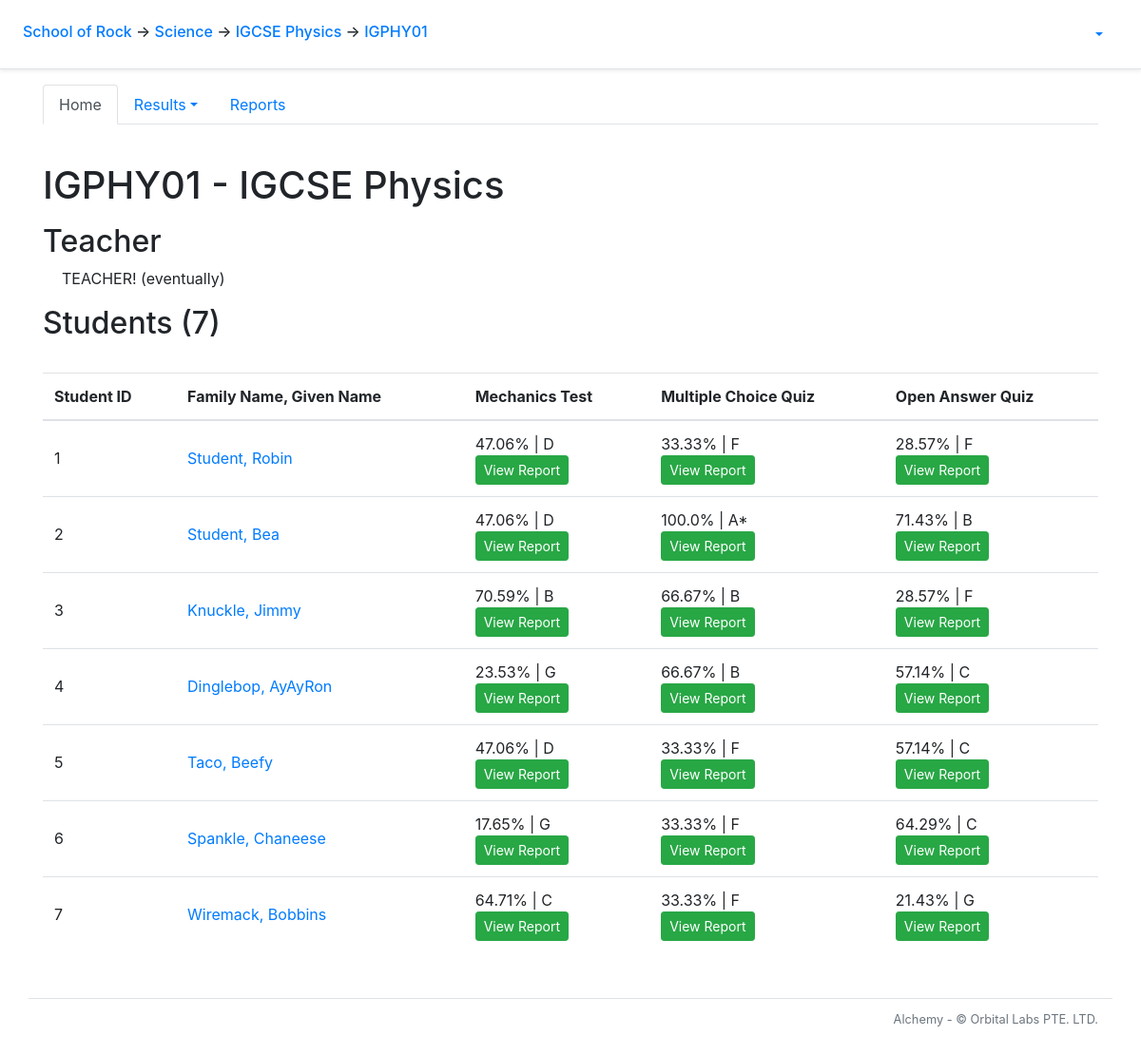
Page /course/1/clazz/1/ on the committed database.
### alchemy/models.py (models this page shows, shortened)
class School(db.Model):
    __tablename__ = 'school'
    id = db.Column(db.Integer, primary_key=True)
    name = db.Column(db.String(50))
    departments = db.relationship('Department', backref='school')
    snapshots = db.relationship('Snapshot', backref='school')

class Department(db.Model):
    __tablename__ = 'department'
    id = db.Column(db.Integer, primary_key=True)
    name = db.Column(db.String(50))
    school_id = db.Column(db.Integer, db.ForeignKey('school.id'))
    courses = db.relationship('Course', backref='department')

class Course(db.Model):
    __tablename__ = 'course'
    id = db.Column(db.Integer, primary_key=True)
    name = db.Column(db.String(20), nullable=False)
    department_id = db.Column(db.Integer, db.ForeignKey('department.id'))
    questions = db.relationship('Question', backref = 'q_course')
    tags = db.relationship('Tag', backref='tag_course')
    clazzes = db.relationship('Clazz', backref='course')
    papers = db.relationship('Paper', backref='course')
    grade_levels = db.relationship('GradeLevel', backref='grade_levels')
    assessment_categories = db.relationship('AssessmentCategory', backref='assessment_categories')
    checkpoints = db.relationship('Checkpoint', backref='course')

class Clazz(db.Model):
    __tablename__ = 'clazz'
    id = db.Column(db.Integer, primary_key=True)
    code = db.Column(db.String(20), nullable=False)
    course_id = db.Column(db.Integer, db.ForeignKey('course.id'))
    students = db.relationship('Student', secondary=clazzes_students, back_populates='clazzes',
        order_by='Student.id')

class Paper(db.Model):
    __tablename__ = 'paper'
    id = db.Column(db.Integer, primary_key=True)
    title = db.Column(db.String(50), nullable=False)
    scores = db.relationship('Score', backref='paper')
    paper_questions = db.relationship('PaperQuestion',
            order_by='PaperQuestion.order_number',
            collection_class=ordering_list('order_number', count_from=1))
    course_id = db.Column(db.Integer, db.ForeignKey('course.id'))
    category_id = db.Column(db.Integer, db.ForeignKey('assessment_category.id'), nullable=False)
    category = db.relationship('AssessmentCategory', back_populates='papers')
    checkpoints = db.relationship('Checkpoint', secondary=checkpoints_papers, back_populates='papers')
    @sqlalchemy.orm.reconstructor
    def __paper_construct__(self):
        self.build_profile()
    def build_profile(self):
        self.profile = paper_profile.PaperProfile()
        self.profile.total_questions = len(self.paper_questions)
        tag_list = []
        for pq in self.paper_questions:
            if len(pq.question.all_solutions) > 1:
                self.profile.total_mc_questions += 1
                self.profile.total_mc_points += pq.question.points
            elif len(pq.question.all_solutions) == 1:
                self.profile.total_oa_questions += 1
                self.profile.total_oa_points += pq.question.points
            else:
                pass
            self.profile.total_points += pq.question.points
            for tag in pq.question.tags:
                if tag not in tag_list:
                    tag_list.append(tag)
        if self.profile.total_mc_questions > 0:
            self.profile.has_mc_questions = True
        if self.profile.total_points != 0:
            self.profile.mcq_points_norm_ratio = round(self.profile.total_mc_points/self.profile.total_points*100, 1)
            self.profile.oaq_points_norm_ratio = round(self.profile.total_oa_points/self.profile.total_points*100, 1)
        for tag in tag_list:
            new_tag_profile = paper_profile.build_tag_profile(self, tag)
            new_tag_profile.calculate_q_percentage(self.profile)
            new_tag_profile.calculate_p_percentage(self.profile)
            self.profile.tag_profile_list.append(new_tag_profile)

class Student(db.Model):
    __tablename__ = 'student'
    id = db.Column(db.Integer, primary_key=True)
    aws_id = db.Column(db.Integer, db.ForeignKey('aws_user.id'))
    aws_user = db.relationship('AwsUser')
    clazzes = db.relationship('Clazz', secondary=clazzes_students, back_populates='students')
    scores = db.relationship('Score', backref='student')

class AwsUser(db.Model):
    __tablename__ = 'aws_user'
    id = db.Column(db.Integer, primary_key=True)
    sub = db.Column(db.String(64), unique=True) # UUID string
    username = db.Column(db.String(64), nullable=False)
    group = db.Column(db.String(64), nullable=False) # Would we support multiple groups per user?
    email = db.Column(db.String(64))
    given_name = db.Column(db.String(32))
    family_name = db.Column(db.String(32))
    USER_ATTRIBUTES = ('given_name', 'family_name', 'email')

class GradeLevel(db.Model):
    __tablename__ = 'grade_level'
    id = db.Column(db.Integer, primary_key=True)
    grade = db.Column(db.String())
    lower_bound = db.Column(db.Integer)
    upper_bound = db.Column(db.Integer)
    course_id = db.Column(db.Integer, db.ForeignKey('course.id'), nullable=False)

### alchemy/views/clazz.py (the view)
@bp_clazz.route('/')
@auth_manager.require_group
def index():
    student_course_profiles = data_manager.make_student_course_profiles(g.course, g.clazz.students)
    return flask.render_template('course/clazz/index.html', profiles = student_course_profiles)

### alchemy/auth_manager.py (called while the page is built)
def auth_enabled():
    return False

def require_group(func):
    @functools.wraps(func)
    def deco(*args, **kwargs):
        if not auth_enabled():
            g.current_user = None
        elif flask_jwt_extended.verify_jwt_in_request(optional=True):
            g.current_user = flask_jwt_extended.get_current_user()
        else:
            flask.abort(401)
        return func(*args, **kwargs)
    return deco

### alchemy/reports/data_manager.py (called while the page is built)
def total_score(score_list):
    return sum(score.value for score in score_list if score.value)

def calc_percentage(numerator, denominator):
    percentage = round(numerator/denominator*100, 2)
    return percentage

def determine_grade(percentage, course):
    grade_levels = course.grade_levels
    for i in range(len(grade_levels)):
        if percentage >= grade_levels[i].lower_bound:
            new_grade = grade_levels[i].grade
            break
    return new_grade

def make_student_course_profiles(course, student_list):
    student_profiles = []
    for student in student_list:
        course_profile = StudentCourseProfile(student, course)
        student_profiles.append(course_profile)
    return student_profiles

    def build_self(self, student, course):
        for paper in course.papers:
            paper_score_tally = PaperScoreTally.from_student(student, paper)
            self.paper_score_tallies.append(paper_score_tally)
        for checkpoint in course.checkpoints:
            checkpoint_tally = checkpoint_data_manager.StudentCheckpointTally(student, checkpoint)
            self.checkpoint_tallies.append(checkpoint_tally)

    def has_all_scores(self):
        for score in self.scores:
            if score == None or score.value == None:
                return False
            else:
                return True

### alchemy/views/clazz.py (called while the page is built)
@bp_clazz.url_value_preprocessor
def url_value_preprocessor(endpoint, values):
    g.clazz = models.Clazz.query.get_or_404(values.pop('clazz_id'))
    g.student_paper_report_sections_string = 'OverviewSection,AdjacentGradesSection,ClazzSummarySection,CohortSummarySection,HighlightsSection,TagDetailsSection,QuestionDetailsSection'
    g.clazz_paper_report_sections_string = 'OverviewSection,OverviewPlotSection,OverviewDetailsSection,GradeOverviewSection,TagOverviewSection,QuestionOverviewSection,TagDetailsSection,QuestionDetailsSection'
    g.clazz_checkpoint_report_sections_string = 'OverviewSection,GradeOverviewSection,OverviewDetailsSection,TagOverviewSection'

### alchemy/templates/course/clazz/index.html
{% extends "course/clazz/layout.html" %}
{% block clazz_tab_content %}
<main role="main">
  <h1 class="my-3">{{ g.clazz.code }} - {{ g.course.name }}</h1>
  <h2>Teacher</h2>
    <p style='margin-left:20px'>TEACHER! (eventually)</p>
  <h2>Students ({{ g.clazz.students | length }})</h2>
  <br>
  <table class="table table-hover">
    <thead>
      <th>Student ID</th>
      <th>Family Name, Given Name</th>
      {% for paper in g.course.papers %}
        <th>{{ paper.title }}</th>
      {% endfor %}
    </thead>
    {% for profile in profiles %}
      <tr>
        <td class="align-middle">{{ profile.student.id }}</td>
        <td class="align-middle"><a href ="{{ url_for('student.index', student_id = profile.student.id)}}">{{ profile.student.aws_user.family_name }}, {{ profile.student.aws_user.given_name }}</td>
        {% for paper_score_tally in profile.paper_score_tallies %}
          {% if paper_score_tally.has_all_scores() %}
            <td>{{ paper_score_tally.percent_total }}% | {{ paper_score_tally.grade }}  <br><a class="btn btn-success btn-sm" target="_blank" href="{{ url_for('student.paper_report', paper_id = paper_score_tally.paper.id, student_id = profile.student.id, clazz_id = g.clazz.id, section_selection_string_get = g.student_paper_report_sections_string ) }}" >View Report</a></td>
          {% else %}
            <td>No Grade Assigned<br><a class="btn btn-success btn-sm disabled">View Report</a>
            </td>
          {% endif %}
        {% endfor %}
      </tr>
    {% endfor %}
  </table>
</main>
{% endblock clazz_tab_content %}

### alchemy/templates/layout_start.html (shortened to what this page needs)
<!doctype html>
<html lang="en">
  <head>
      <link rel="stylesheet" href="https://stackpath.bootstrapcdn.com/bootstrap/4.5.0/css/bootstrap.min.css">
      <link rel="stylesheet" type="text/css" href="{{ url_for('static', filename='card-body.css') }}">
    </head>
    <body>
      <div class="p-3 px-md-4 mb-3 bg-white border-bottom shadow-sm">
        <div class="row justify-content-md-center">
          <div class="col d-flex align-items-baseline">
            <h6 class="mt-2 mr-3">
              {% if g.school %}
                <a href = "{{ url_for('school.index', school_id = g.school.id)}}">{{ g.school.name }}</a>
              {% else %}
                <b style="text-align: center;">Welcome to...</b>
              {% endif %}
              {% if g.department %}
                <span>&#8594;</span><a href = "{{ url_for('department.index', department_id = g.department.id) }}"> {{ g.department.name }}</a>
              {% endif %}
              {% if g.course %}
                <span>&#8594;</span><a href = "{{ url_for('course.index', course_id = g.course.id) }}"> {{ g.course.name }}</a>
              {% endif %}
              {% if g.clazz %}
                <span>&#8594;</span><a href = "{{ url_for('course.clazz.index', clazz_id = g.clazz.id) }}"> {{ g.clazz.code }}</a>
              {% endif %}
            </h6>
          </div>
          <div class="col-md-auto d-flex align-items-baseline">
            {% if 'current_user' in g %}
            <ul class="nav nav-pills">
              <li class="nav-item dropdown">
                <a class="nav-link dropdown-toggle" data-toggle="dropdown" href="#" role="button" aria-haspopup="true" aria-expanded="false">{{ g.current_user.username }}</a>
              </li>
            </ul>
            {% endif %}
          </div>
        </div>
      </div>

### rows in the picture
School: school.name "School of Rock"
Department: department.name "Science"
Course: course.name "IGCSE Physics"
Clazz: clazz.code "IGPHY01"
Paper: title "Mechanics Test"
Paper: title "Multiple Choice Quiz"
Paper: title "Open Answer Quiz"
Student: student.id "1"
AwsUser: student.aws_user.family_name "Student", student.aws_user.given_name "Robin"
Student: student.id "2"
AwsUser: student.aws_user.family_name "Student", student.aws_user.given_name "Bea"
GradeLevel: percent_total "100.0", grade "A*"
Student: student.id "3"
AwsUser: student.aws_user.family_name "Knuckle", student.aws_user.given_name "Jimmy"
Student: student.id "4"
AwsUser: student.aws_user.family_name "Dinglebop", student.aws_user.given_name "AyAyRon"
Student: student.id "5"
AwsUser: student.aws_user.family_name "Taco", student.aws_user.given_name "Beefy"
Student: student.id "6"
AwsUser: student.aws_user.family_name "Spankle", student.aws_user.given_name "Chaneese"
Student: student.id "7"
AwsUser: student.aws_user.family_name "Wiremack", student.aws_user.given_name "Bobbins"

### other values in the picture
{{ g.clazz.students | length }} "7"
{{ paper_score_tally.percent_total }} "47.06" "33.33" "28.57" "47.06" "71.43" "70.59" "66.67" "28.57" "23.53" "66.67" "57.14" "47.06" "33.33" "57.14" "17.65" "33.33" "64.29" "64.71" "33.33" "21.43"
{{ paper_score_tally.grade }} "D" "F" "F" "D" "B" "B" "B" "F" "G" "B" "C" "D" "F" "C" "G" "F" "C" "C" "F" "G"
